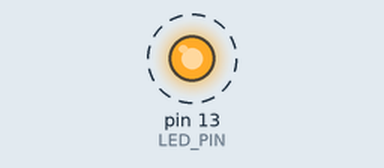
Recording of a sketch running on a simulated Arduino Uno, built with avr-gcc and run on an emulated ATmega328P. Shown: output pins drawn as LEDs (lit = HIGH). Dashed ring = blinking.

Above: at 0.5 s.
Timing chart, 0 to 4.6 s (numbered marks = the images above):
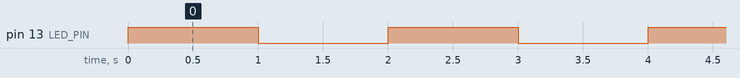

The sketch:

button_state_interrupt.ino
```cpp
const int BUTTON_PIN = 0;
const int LED_PIN = 13;

// this has to be marked as volatile because its value will change
// outside of the main code
volatile int state = 1;

void setup() {
  pinMode(BUTTON_PIN, INPUT_PULLUP);
  pinMode(LED_PIN, OUTPUT);

  /*
  tell the arduino to listen for interrupts on a specific pin

  1) Pin Number
      only some pins support this! look here: https://www.arduino.cc/reference/en/language/functions/external-interrupts/attachinterrupt/
      or on the reference pinout for your board.
      the Feather 32u4 supports them on pins 0, 1, 2, 3

  2) Function to call when the value changes on the pin
  3) Type of change
      Possible values are:
        LOW to trigger the interrupt whenever the pin is low,
        CHANGE to trigger the interrupt whenever the pin changes value
        RISING to trigger when the pin goes from low to high,
        FALLING for when the pin goes from high to low.

  For more on interrupts: https://www.arduino.cc/reference/en/language/functions/external-interrupts/attachinterrupt/
  */

  attachInterrupt(digitalPinToInterrupt(BUTTON_PIN), onPress, RISING);
}

void onPress() {
  state++;
  if (state > 3) {
    state = 0;
  }
}

void loop() {
  switch (state) {
    case 1:
      blink(1000);
      break;

    case 2:
      blink(500);
      break;

    case 3:
      blink(100);
      break;

    default:
      digitalWrite(LED_PIN, LOW);
      break;
  }
}

void blink(int time) {
  digitalWrite(LED_PIN, HIGH);
  delay(time);
  digitalWrite(LED_PIN, LOW);
  delay(time);
}
```

Measured:
- by itself, pin 13 (LED_PIN): alternates HIGH for 1.0 s and LOW for 1.0 s
